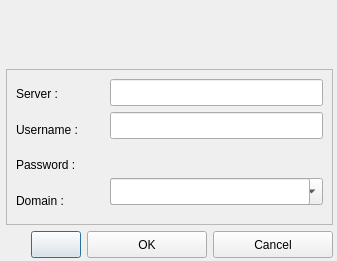
<?xml version="1.0" encoding="UTF-8"?>
<ui version="4.0">
 <class>Localcredentialdialog</class>
 <widget class="QDialog" name="Localcredentialdialog">
  <property name="geometry">
   <rect>
    <x>0</x>
    <y>0</y>
    <width>337</width>
    <height>261</height>
   </rect>
  </property>
  <property name="windowTitle">
   <string>Dialog</string>
  </property>
  <widget class="QWidget" name="layoutWidget">
   <property name="geometry">
    <rect>
     <x>8</x>
     <y>9</y>
     <width>321</width>
     <height>52</height>
    </rect>
   </property>
   <layout class="QGridLayout" name="gridLayout_3">
    <item row="0" column="0">
     <spacer name="horizontalSpacer_2">
      <property name="orientation">
       <enum>Qt::Horizontal</enum>
      </property>
      <property name="sizeHint" stdset="0">
       <size>
        <width>13</width>
        <height>20</height>
       </size>
      </property>
     </spacer>
    </item>
    <item row="0" column="1">
     <widget class="QLabel" name="LB_Logo">
      <property name="minimumSize">
       <size>
        <width>140</width>
        <height>50</height>
       </size>
      </property>
      <property name="maximumSize">
       <size>
        <width>140</width>
        <height>50</height>
       </size>
      </property>
      <property name="text">
       <string/>
      </property>
     </widget>
    </item>
    <item row="0" column="2">
     <spacer name="horizontalSpacer_3">
      <property name="orientation">
       <enum>Qt::Horizontal</enum>
      </property>
      <property name="sizeHint" stdset="0">
       <size>
        <width>13</width>
        <height>20</height>
       </size>
      </property>
     </spacer>
    </item>
   </layout>
  </widget>
  <widget class="QWidget" name="layoutWidget_2">
   <property name="geometry">
    <rect>
     <x>6</x>
     <y>69</y>
     <width>327</width>
     <height>189</height>
    </rect>
   </property>
   <layout class="QGridLayout" name="gridLayout_2">
    <item row="0" column="0">
     <widget class="QFrame" name="frame">
      <property name="minimumSize">
       <size>
        <width>0</width>
        <height>0</height>
       </size>
      </property>
      <property name="maximumSize">
       <size>
        <width>16777215</width>
        <height>16777215</height>
       </size>
      </property>
      <property name="frameShape">
       <enum>QFrame::StyledPanel</enum>
      </property>
      <property name="frameShadow">
       <enum>QFrame::Raised</enum>
      </property>
      <layout class="QGridLayout" name="gridLayout">
       <item row="0" column="0">
        <layout class="QHBoxLayout" name="horizontalLayout_3">
         <item>
          <layout class="QVBoxLayout" name="verticalLayout">
           <item>
            <widget class="QLabel" name="LB_CitxServer">
             <property name="text">
              <string>Server :</string>
             </property>
            </widget>
           </item>
           <item>
            <widget class="QLabel" name="LB_CitxUsername">
             <property name="text">
              <string>Username :</string>
             </property>
            </widget>
           </item>
           <item>
            <widget class="QLabel" name="LB_CitxPassword">
             <property name="text">
              <string>Password :</string>
             </property>
            </widget>
           </item>
           <item>
            <widget class="QLabel" name="LB_CitxDomain">
             <property name="text">
              <string>Domain :</string>
             </property>
            </widget>
           </item>
          </layout>
         </item>
         <item>
          <layout class="QVBoxLayout" name="verticalLayout_2">
           <item>
            <widget class="QLineEdit" name="LE_CitxServer">
             <property name="minimumSize">
              <size>
               <width>211</width>
               <height>27</height>
              </size>
             </property>
             <property name="maximumSize">
              <size>
               <width>213</width>
               <height>27</height>
              </size>
             </property>
            </widget>
           </item>
           <item>
            <widget class="QLineEdit" name="LE_CitxUsername">
             <property name="minimumSize">
              <size>
               <width>0</width>
               <height>27</height>
              </size>
             </property>
             <property name="maximumSize">
              <size>
               <width>213</width>
               <height>27</height>
              </size>
             </property>
            </widget>
           </item>
           <item>
            <widget class="Leforpassword" name="LE_CitxPassword" native="true">
             <property name="minimumSize">
              <size>
               <width>0</width>
               <height>27</height>
              </size>
             </property>
             <property name="maximumSize">
              <size>
               <width>213</width>
               <height>27</height>
              </size>
             </property>
             <property name="focusPolicy">
              <enum>Qt::StrongFocus</enum>
             </property>
            </widget>
           </item>
           <item>
            <widget class="QWidget" name="WID_Domain" native="true">
             <property name="minimumSize">
              <size>
               <width>213</width>
               <height>27</height>
              </size>
             </property>
             <property name="maximumSize">
              <size>
               <width>213</width>
               <height>16777215</height>
              </size>
             </property>
             <widget class="QComboBox" name="CB_CitxDomain">
              <property name="geometry">
               <rect>
                <x>0</x>
                <y>0</y>
                <width>213</width>
                <height>27</height>
               </rect>
              </property>
              <property name="minimumSize">
               <size>
                <width>213</width>
                <height>27</height>
               </size>
              </property>
              <property name="maximumSize">
               <size>
                <width>213</width>
                <height>27</height>
               </size>
              </property>
             </widget>
             <widget class="QLineEdit" name="LE_CitxDomain">
              <property name="geometry">
               <rect>
                <x>0</x>
                <y>0</y>
                <width>200</width>
                <height>27</height>
               </rect>
              </property>
              <property name="minimumSize">
               <size>
                <width>0</width>
                <height>27</height>
               </size>
              </property>
             </widget>
            </widget>
           </item>
          </layout>
         </item>
        </layout>
       </item>
      </layout>
     </widget>
    </item>
    <item row="1" column="0">
     <layout class="QHBoxLayout" name="horizontalLayout_2">
      <item>
       <spacer name="horizontalSpacer">
        <property name="orientation">
         <enum>Qt::Horizontal</enum>
        </property>
        <property name="sizeHint" stdset="0">
         <size>
          <width>13</width>
          <height>26</height>
         </size>
        </property>
       </spacer>
      </item>
      <item>
       <widget class="QPushButton" name="PB_KbdLayout">
        <property name="minimumSize">
         <size>
          <width>50</width>
          <height>27</height>
         </size>
        </property>
        <property name="maximumSize">
         <size>
          <width>50</width>
          <height>27</height>
         </size>
        </property>
        <property name="text">
         <string/>
        </property>
       </widget>
      </item>
      <item>
       <layout class="QHBoxLayout" name="horizontalLayout">
        <item>
         <widget class="QPushButton" name="PB_CitxOk">
          <property name="sizePolicy">
           <sizepolicy hsizetype="Preferred" vsizetype="Fixed">
            <horstretch>0</horstretch>
            <verstretch>0</verstretch>
           </sizepolicy>
          </property>
          <property name="minimumSize">
           <size>
            <width>120</width>
            <height>27</height>
           </size>
          </property>
          <property name="maximumSize">
           <size>
            <width>120</width>
            <height>27</height>
           </size>
          </property>
          <property name="text">
           <string>OK</string>
          </property>
         </widget>
        </item>
        <item>
         <widget class="QPushButton" name="PB_CitxCancle">
          <property name="minimumSize">
           <size>
            <width>120</width>
            <height>27</height>
           </size>
          </property>
          <property name="maximumSize">
           <size>
            <width>120</width>
            <height>27</height>
           </size>
          </property>
          <property name="text">
           <string>Cancel</string>
          </property>
         </widget>
        </item>
       </layout>
      </item>
     </layout>
    </item>
   </layout>
  </widget>
 </widget>
 <customwidgets>
  <customwidget>
   <class>Leforpassword</class>
   <extends>QWidget</extends>
   <header location="global">../../../LCore/leforpassword.h</header>
   <container>1</container>
  </customwidget>
 </customwidgets>
 <resources/>
 <connections/>
</ui>
